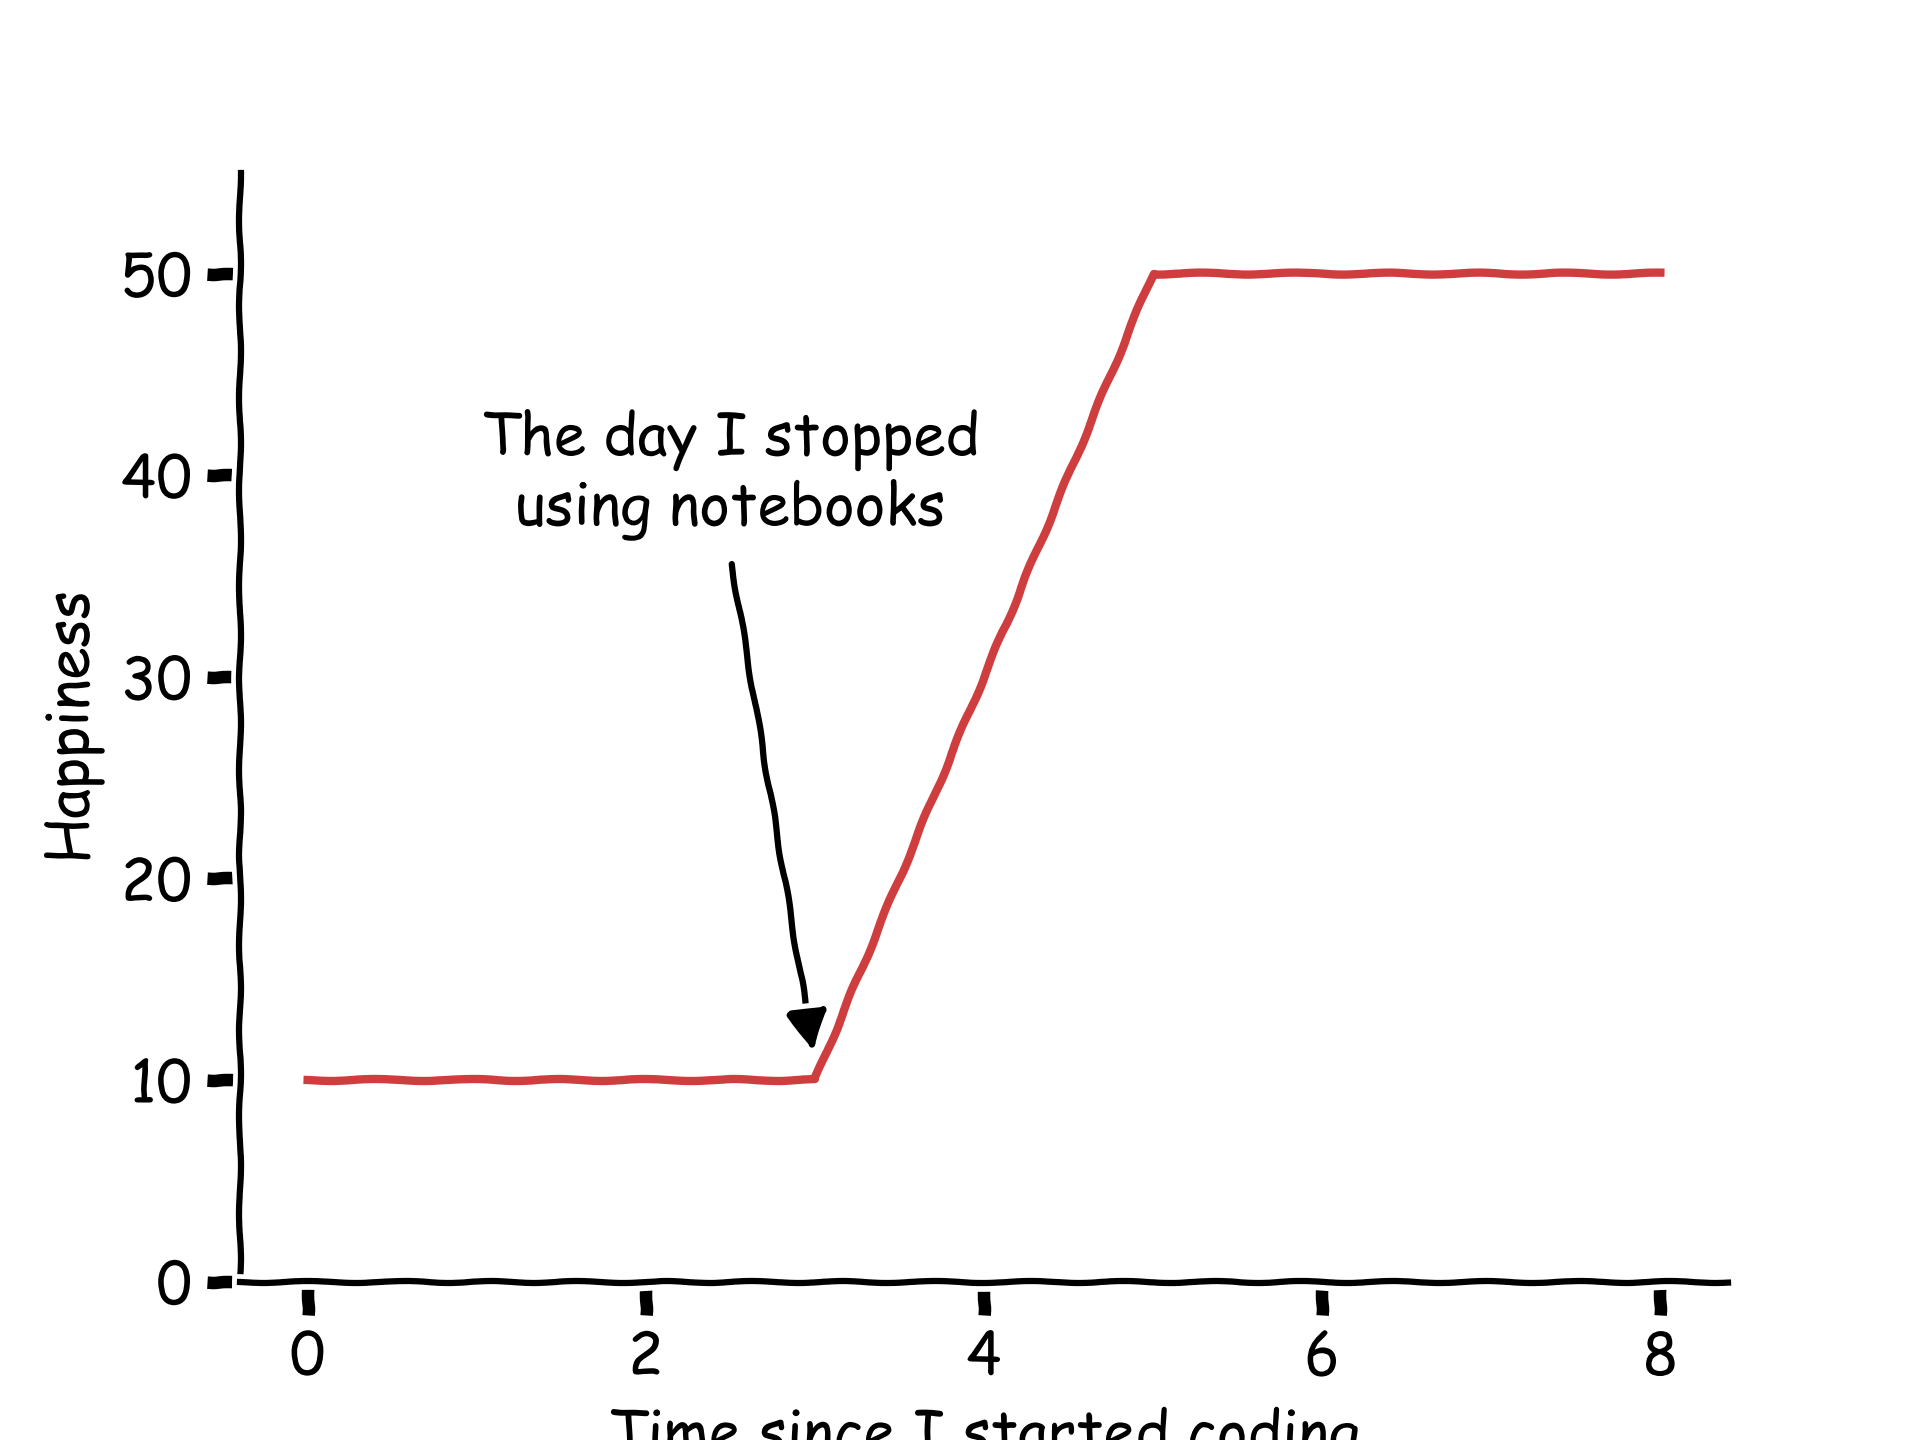

This chart was generated by the following Python code:
import matplotlib.pyplot as plt
from drawarrow import ax_arrow

happiness = [10, 10, 10, 10, 30, 50, 50, 50, 50]

with plt.xkcd():
    fig, ax = plt.subplots()

    ax.plot(happiness, color="#cf3e3e")
    ax.spines[["top", "right"]].set_visible(False)
    ax.set_ylim(0, 55)
    ax.set_xlabel("Time since I started coding")
    ax.set_ylabel("Happiness")
    ax.text(
        x=2.5, y=40, s="The day I stopped\nusing notebooks", va="center", ha="center"
    )
    ax_arrow([2.5, 36], [3, 11], color="black", width=1.5)

    fig.savefig("xkcd/notebooks/main.png", dpi=300)
